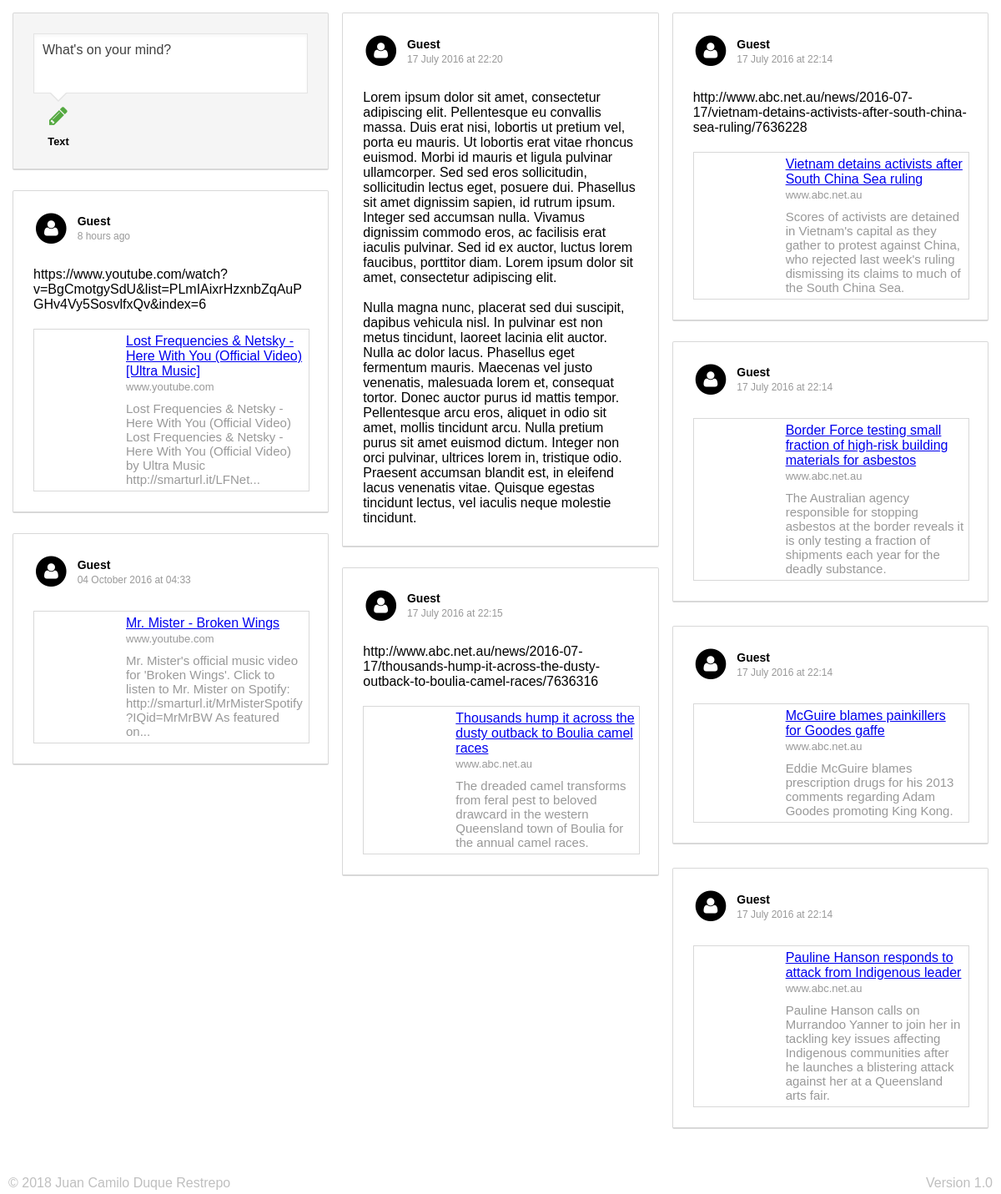
The page / on the database its author committed.
### tables this page shows
CREATE TABLE posts (id INTEGER PRIMARY KEY, date DATETIME, object TEXT, content TEXT);

### includes/DateOptions.php (called while the page is built, shortened)
<?php
class DateOptions {
    private static $timeAgo = array("one hour ago", "10 hours ago","one day ago at 20:00", "10 days ago at 20:00", "Just now", "10 minutes ago");
    private static $month = array("25 January 2012 at 20:00","25 February 2012 at 20:00","25 March 2012 at 20:00","25 April 2012 at 20:00","25 May 2012 at 20:00","25 June 2012 at 20:00","25 July 2012 at 20:00","25 August 2012 at 20:00","25 September 2012 at 20:00","25 October 2012 at 20:00","25 November 2012 at 20:00","25 December 2012 at 20:00");
    public static function str_diff(DateTime $prev){
        $diff2=null;
        $curr = new DateTime();
        $diff = $curr->diff($prev);
        if($diff->m>0){
            $translate = (self::$month[date("m", $prev->getTimestamp())-1]);
            $translate = str_replace("25",date("d", $prev->getTimestamp()),$translate);
            $diff2 = str_replace("20:00",date("H:i", $prev->getTimestamp()),$translate);
            if(date("Y", $prev->getTimestamp())!=date("Y", $curr->getTimestamp())){
                $diff2 = str_replace("2012",date("Y", $prev->getTimestamp()),$diff2);
            }else{
                $diff2 = str_replace("2012","",$diff2);
            }
        } else if($diff->h>0){
            if($diff->h==1)$diff2 = (self::$timeAgo[0]);
            else{
                $translate = (self::$timeAgo[1]);
                $diff2 = str_replace("10",$diff->h,$translate);
            }
        } else if($diff->i>0){
            if($diff->i==1)$diff2 = (self::$timeAgo[4]);
            else{
                $translate = (self::$timeAgo[5]);
                $diff2 = str_replace("10",$diff->i,$translate);
            }
        }else{
            $diff2 = (self::$timeAgo[4]);
        }
        return str_replace("  "," ",$diff2);
    }
}

### index.php (the view, shortened to what this page needs)
<?php
$sqlite_exists = false;
if(class_exists("SQLite3")){
    $sqlite_exists = true;
    $db = new SQLite3('db/posts.db');
    include_once("includes/DateOptions.php");
    $results = $db->query('select * from posts order by date desc');
}
?>
<!DOCTYPE html>
<html lang="en-US">
    <head>
        <link rel="stylesheet" href="css/style.css">
        <link rel="stylesheet" href="css/font-awesome.min.css">
    </head>
    <body class="_small">
        <div id="container">
            <div class="wrapper_container">
                <div class="wrapper">
                    <div id="masonry" class="masonry">
                        <div class="col write">
                            <div id="_text"></div>
                            <div class="textarea_pick"></div>
                            <div class="optns">
                                <ul>
                                    <li class="write">
                                        <i class="fa fa-pencil" aria-hidden="true"></i><br>Text
                                    </li>
                                </ul>
                            </div>
                        </div>
                        <?php if($sqlite_exists) while ($row = $results->fetchArray()) { ?>
                            <div class="col">
                                <div class="tbl">
                                    <div style="width: 0;">
                                        <span class="fa-stack fa-lg">
                                          <i class="fa fa-circle fa-stack-2x"></i>
                                          <i class="fa fa-user fa-stack-1x fa-inverse"></i>
                                        </span>
                                    </div>
                                    <div class="hdr">
                                        <div class="_name">Guest</div>
                                        <div class="_date"><?php echo DateOptions::str_diff(DateTime::createFromFormat("Y-m-d H:i:s", $row["date"])); ?></div>
                                    </div>
                                </div>
                                <div class="_cnt_"><?php echo str_replace("\n", "<br>", htmlentities(!is_string($row["content"])?"":$row["content"])); ?><?php echo $row["object"]; ?></div>
                            </div>
                        <?php } ?>
                    </div>
                </div>
            </div>
        </div>
        <div id="footer">
            <div class="left">
                &copy; <?=date("Y")?> Juan Camilo Duque Restrepo
            </div>
            <div class="right">
                Version 1.0
            </div>
        </div>
    </body>
</html>

### css/style.css (style rules this page uses)
html, body, div, span, applet, object, iframe, h1, h2, h3, h4, h5, h6, p, blockquote, pre, a, abbr, acronym, address, big, cite, code, del, dfn, em, img, ins, kbd, q, s, samp, small, strike, strong, sub, sup, tt, var, b, u, i, center, dl, dt, dd, ol, ul, li, fieldset, form, label, legend, table, caption, tbody, tfoot, thead, tr, th, td, article, aside, canvas, details, embed, figure, figcaption, footer, header, hgroup, menu, nav, output, ruby, section, summary, time, mark, audio, video { margin: 0; padding: 0; border: 0; font: inherit; font-size: 100%; vertical-align: baseline; list-style: none; font-family: arial, helvetica, sans-serif; }
html { padding: 0; margin: 0; height: 100%; background: #c6cbcc; background-image: url("../images/bg.jpg"); background-position: center center; background-attachment: fixed; background-size: cover; -webkit-font-smoothing: antialiased; -moz-font-smoothing: antialised; -ms-font-smoothing: antialised; -o-font-smoothing: antialised; font-smoothing: antialiased; overflow-x: hidden; overflow-y: auto; }
body { padding: 0; min-width: 320px; max-width: 1440px; margin: auto; background: white; height: 100%; position: relative; }
#container { background: white; position: relative; z-index: 2; min-height: 100%; }
#container>div.wrapper_container { min-height: 100%; }
#container>div.wrapper_container>div.wrapper { padding-top: 15px; padding-bottom: 50px; padding-left: 15px; padding-right: 15px; }
#container>div.wrapper_container, #footer { z-index: 1; position: relative; }
#footer { padding: 5px 10px; margin-top: -27px; color: #bfbfbf; z-index: 2; }
#footer .left { float: left; }
#footer .right { float: right; }
.tbl { margin-top: 20px; }
.col { display: inline-block; background: white; border: 1px solid #d8d8d8; border-bottom-width: 2px; padding: 1.5em; margin: 0 0 1.5em; width: 100%; box-sizing: border-box; -moz-box-sizing: border-box; -webkit-box-sizing: border-box; border-radius: 2px; -moz-border-radius: 2px; -webkit-border-radius: 2px; }
.col.write { background: #f5f5f5; }
.col>.tbl { margin: 0 !important; }
.tbl { display: table; width: 100%; }
.tbl .tbl { margin: 0; }
.tbl>div { display: table-cell; vertical-align: middle; }
.col>.tbl>div.hdr { width: 100%; padding-left: 10px; }
.tbl>div .tbl>div { padding: 5px; }
.tbl.obj { border: 1px solid #d8d8d8; }
.tbl.obj .content { vertical-align: top; padding-left: 0; width: 100%; word-break: break-word; }
.tbl.obj .content h3 { color: #404040; font-size: 16px; }
.tbl.obj .content .url { color: #999; margin-top: 2px; margin-bottom: 10px; font-size: 13px; }
.tbl.obj .content .cnt { color: #999; font-size: 15px; }
.tbl.obj .img { width: 100px; height: 100px; background-size: cover; background-position: center; background-repeat: no-repeat; }
@media only screen and (min-width: 700px) { .masonry { -moz-column-count: 2; -webkit-column-count: 2; column-count: 2; } }
@media only screen and (min-width: 1200px) { .masonry { -moz-column-count: 3; -webkit-column-count: 3; column-count: 3; } }
#_text { -webkit-box-shadow: inset 0 2px 4px 0 rgba(0,0,0,.04); box-shadow: inset 0 2px 4px 0 rgba(0,0,0,.04); background-color: white; border-bottom: none; color: #404040; cursor: text; font-size: 16px; min-height: 60px; max-height: 200px; overflow-x: hidden; overflow-y: auto; padding: 10px 0 0 10px; margin-left: 0; position: relative; border: 1px solid #e4e4e4; }
.textarea_pick { height: 15px; position: relative; }
.textarea_pick:after, .textarea_pick:before { content: " "; position: absolute; border: 10px solid #e4e4e4; border-left-color: transparent; border-right-color: transparent; border-bottom-color: transparent; display: inline-block; height: 0; width: 0; top:0; left: 20px; }
.textarea_pick:after { border-top-color: white; margin-top: -2px; }
div.optns li { display: inline-block; width: 60px; text-align: center; cursor: pointer !important; font-weight: bold; font-size: 0.8em; }
div.optns li.write i { font-size: 2em; margin-bottom: 9px; color: #54a940; }
._name { font-size: 14px; font-weight: bold; }
._date { color: #999; font-size: 12px; padding-top: 3px; }
._cnt_ { margin-top: 25px; word-break: break-word; }

### rows shown on the page
posts: date "8 hours ago", content "https://www.youtube.com/watch?v=BgCmotgySdU&list=PLmIAixrHzxnbZqAuPGHv4Vy5SosvlfxQv&index=6", object "Lost Frequencies & Netsky - Here With You (Official Video) [Ultra Music] www.youtube.com Lost Frequencies & Netsky - Here With You (Official Video) Lost Frequencies & Netsky - Here With You (Official Video) by Ultra Music http://smarturl.it/LFNet..."
posts: date "04 October 2016 at 04:33", object "Mr. Mister - Broken Wings www.youtube.com Mr. Mister's official music video for 'Broken Wings'. Click to listen to Mr. Mister on Spotify: http://smarturl.it/MrMisterSpotify?IQid=MrMrBW As featured on..."
posts: date "17 July 2016 at 22:20", content "Lorem ipsum dolor sit amet, consectetur adipiscing elit. Pellentesque eu convallis massa. Duis erat nisi, lobortis ut pretium vel, porta eu mauris. Ut lobortis erat vitae rhoncus euismod. Morbi id mauris et ligula pulvinar ullamcorper. Sed sed eros sollicitudin, sollicitudin lectus eget, posuere dui. Phasellus sit amet dignissim sapien, id rutrum ipsum. Integer sed accumsan nulla. Vivamus dignissim commodo eros, ac facilisis erat iaculis pulvinar. Sed id ex auctor, luctus lorem faucibus, porttitor diam. Lorem ipsum dolor sit amet, consectetur adipiscing elit. Nulla magna nunc, placerat sed dui suscipit, dapibus vehicula nisl. In pulvinar est non metus tincidunt, laoreet lacinia elit auctor.…"
posts: date "17 July 2016 at 22:15", content "http://www.abc.net.au/news/2016-07-17/thousands-hump-it-across-the-dusty-outback-to-boulia-camel-races/7636316", object "Thousands hump it across the dusty outback to Boulia camel races www.abc.net.au The dreaded camel transforms from feral pest to beloved drawcard in the western Queensland town of Boulia for the annual camel races."
posts: date "17 July 2016 at 22:14", content "http://www.abc.net.au/news/2016-07-17/vietnam-detains-activists-after-south-china-sea-ruling/7636228", object "Vietnam detains activists after South China Sea ruling www.abc.net.au Scores of activists are detained in Vietnam's capital as they gather to protest against China, who rejected last week's ruling dismissing its claims to much of the South China Sea."
posts: date "17 July 2016 at 22:14", object "Border Force testing small fraction of high-risk building materials for asbestos www.abc.net.au The Australian agency responsible for stopping asbestos at the border reveals it is only testing a fraction of shipments each year for the deadly substance."
posts: date "17 July 2016 at 22:14", object "McGuire blames painkillers for Goodes gaffe www.abc.net.au Eddie McGuire blames prescription drugs for his 2013 comments regarding Adam Goodes promoting King Kong."
posts: date "17 July 2016 at 22:14", object "Pauline Hanson responds to attack from Indigenous leader www.abc.net.au Pauline Hanson calls on Murrandoo Yanner to join her in tackling key issues affecting Indigenous communities after he launches a blistering attack against her at a Queensland arts fair."
